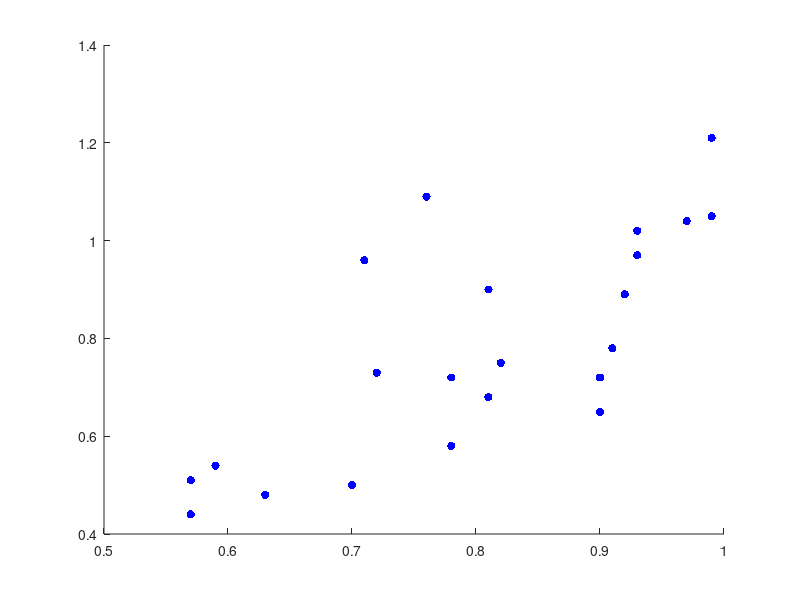

MATLAB code to generate this figure: (Note: this script raises an error after producing the figure.)
clear all;clc; figure; hold on;

data = load('data2.txt');

ylabel_o = {'Q(*)','Q(*N)','Q(*NH)','Q(*NH_2)'};

datax = 2;
datay = 4;

a = 1.108;
b = -0.14;

ida = find(data(:,8) == 0);
ids = find(data(:,8) == 1);

h = scatter(data(ida,datax),data(ida,datay),'b','filled');
h.MarkerFaceColor = '#11468F';
h.SizeData = 50;

h = scatter(data(ids,datax),data(ids,datay),'b','filled');
h.MarkerFaceColor = '#DA1212';
h.Marker = 'square';
h.SizeData = 70;

x_min = min(data(ida,datax));
x_max = max(data(ida,datax));

x = x_min:0.01:x_max;
y = a*x+b;
plot(x,y,'k-','LineWidth',2.5);

l = legend('TM-ads','TM-S','Location','southeast');
l.LineWidth = 0.5;

xlabel(ylabel_o{datax});
ylabel(ylabel_o{datay});

box on;
axis square;
set(gca,'LineWidth',1.5);
set(gca,'FontSize',14);